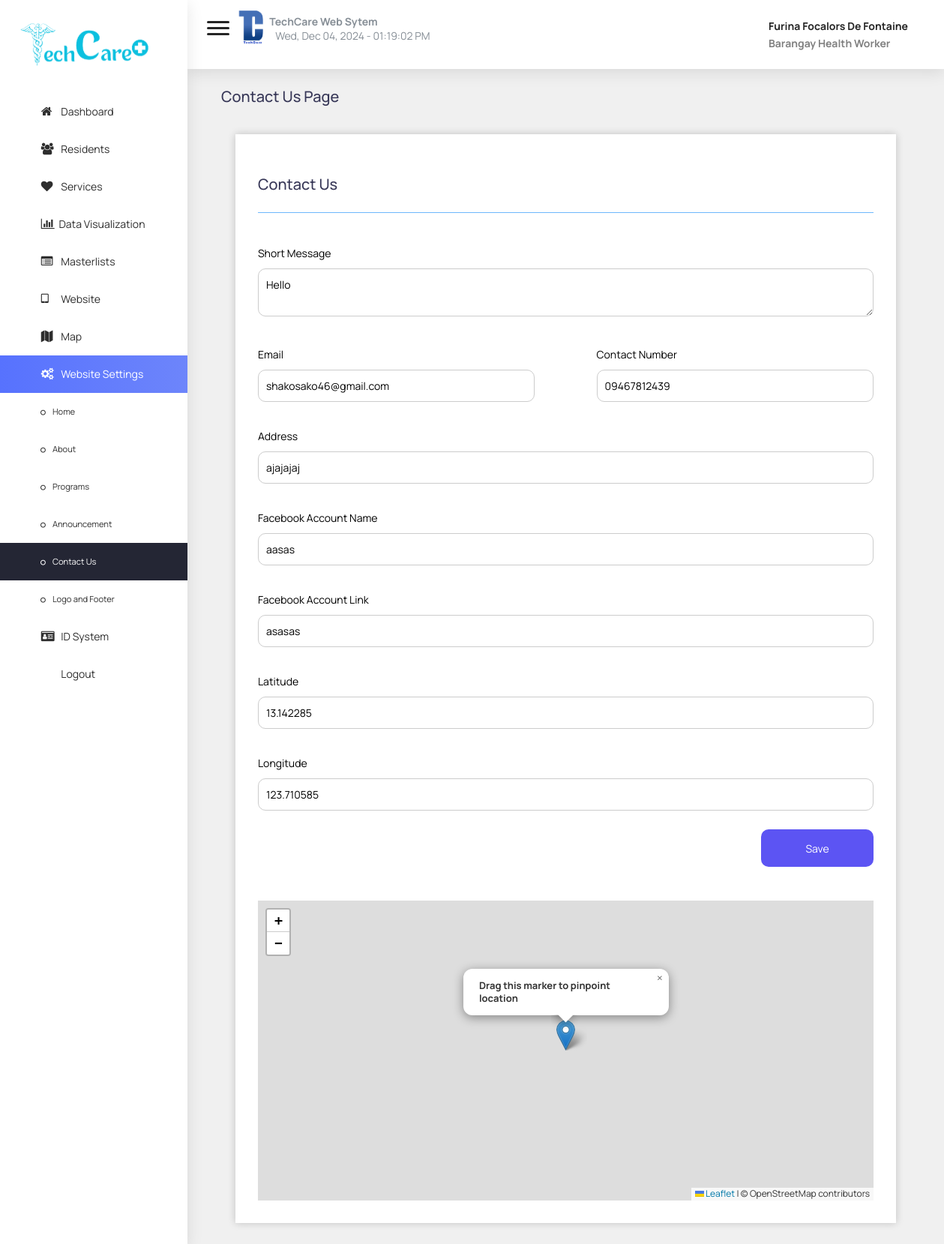
/admin/wsContactUsSettings.php (signed in), run on an earlier commit of the app's database.
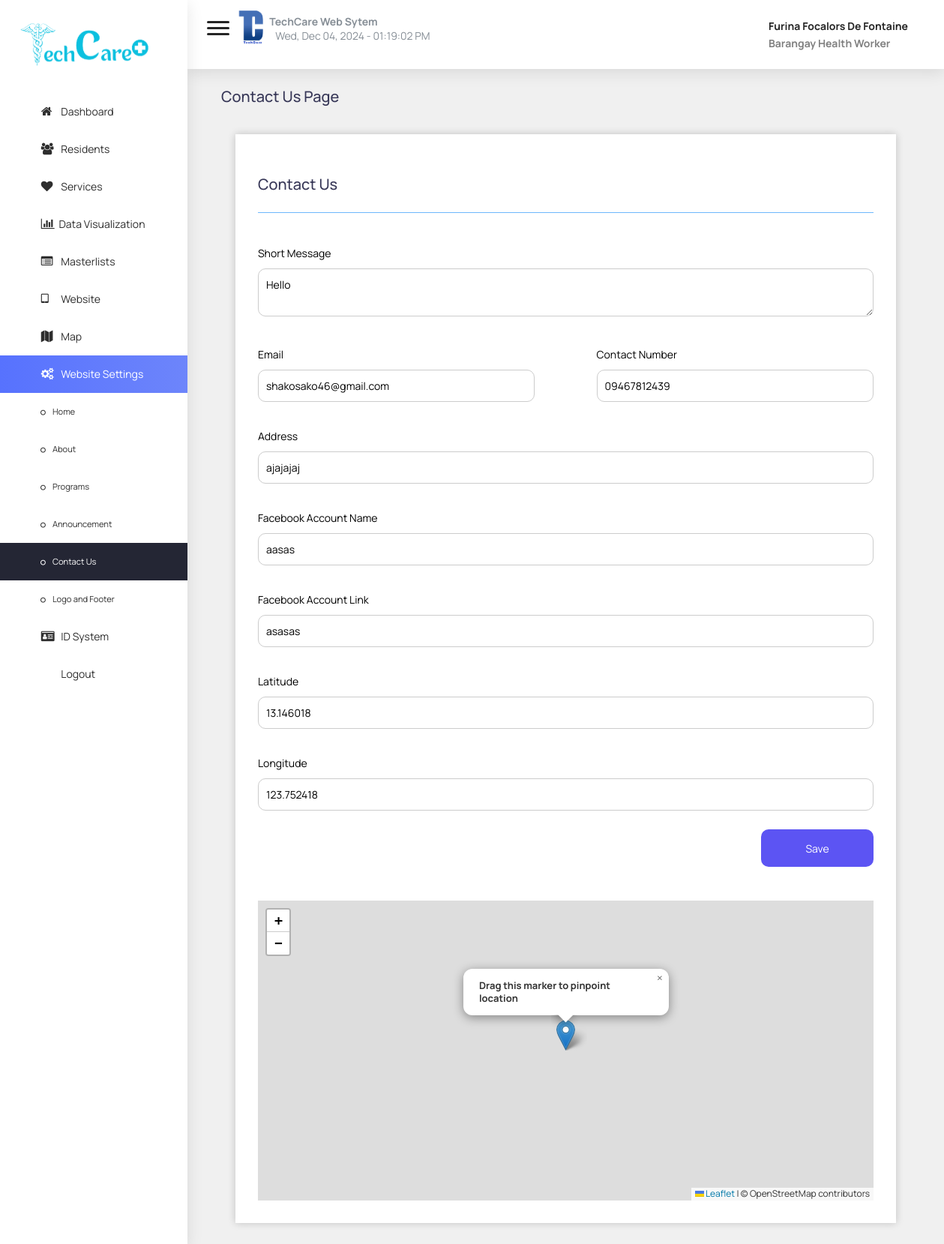
And on a later commit of the database.
### tables this page shows
CREATE TABLE `contact_us` (
  `id` int(11) NOT NULL,
  `short_mess` text DEFAULT NULL,
  `email` varchar(255) DEFAULT NULL,
  `contact` varchar(255) DEFAULT NULL,
  `address` varchar(255) DEFAULT NULL,
  `fb_name` varchar(255) DEFAULT NULL,
  `fb_link` varchar(255) DEFAULT NULL,
  `longitude` decimal(10,6) DEFAULT NULL,
  `latitude` decimal(10,6) DEFAULT NULL
);

### user/data/contact_us.php (called while the page is built, shortened)
<?php
include "dbcon.php";
$sql = "SELECT * FROM contact_us";
$result = mysqli_query($conn, $sql);
if (mysqli_num_rows($result) > 0) {
    while ($row = mysqli_fetch_assoc($result)) {
        $shortMess = $row["short_mess"];
        $email = $row["email"];
        $contact = $row["contact"];
        $address = $row["address"];
        $fbAcc = $row["fb_name"];
        $fbLink = $row["fb_link"];
    }
}
?>

### admin/wsContactUsSettings.php (the view, shortened to what this page needs)
<?php
include "dbcon.php";
$latitude = '';
$longitude = '';
$query = "SELECT * FROM contact_us LIMIT 1";
$result = mysqli_query($conn, $query);
if ($row = mysqli_fetch_assoc($result)) {
    $latitude = $row['latitude'];
    $longitude = $row['longitude'];
}
?>
<!DOCTYPE html>
<html lang="en">
<head>
    <?php include "../user/data/contact_us.php"; ?>
    <?php include "partials/head.php"; ?>
    <link rel="stylesheet" href="css/wsHome.css">
    <link href="https://unpkg.com/leaflet@1.7.1/dist/leaflet.css" rel="stylesheet" />
</head>
<body onload="display_ct();">
    <?php include "partials/sidebar.php" ?>
    <?php include "partials/header.php" ?>
    <div class="content-wrap">
        <div class="main">
            <div class="container-fluid">
                <h5 style="padding: 25px 30px 0;">Contact Us Page</h5>
                <section id="main-content">
                    <div class="tabcontent show">
                        <form action="" method="post" enctype="multipart/form-data">
                            <div class="form">
                                <h5>Contact Us</h5>
                                <div class="formInput" style="width: 100%;">
                                    <label>Short Message</label>
                                    <textarea name="short_mess" placeholder="Enter data" required><?php echo $shortMess ?></textarea>
                                </div>
                                <div class="formInput">
                                    <label>Email</label>
                                    <input type="text" value="<?php echo $email ?>" name="email" placeholder="Enter data" required>
                                </div>
                                <div class="formInput">
                                    <label>Contact Number</label>
                                    <input type="text" value="<?php echo $contact ?>" name="contact" placeholder="Enter data" required>
                                </div>
                                <div class="formInput" style="width: 100%;">
                                    <label>Address</label>
                                    <input type="text" value="<?php echo $address ?>" name="address" placeholder="Enter data" required>
                                </div>
                                <div class="formInput" style="width: 100%;">
                                    <label>Facebook Account Name</label>
                                    <input type="text" value="<?php echo $fbAcc ?>" name="fb_acc" placeholder="Enter data" required>
                                </div>
                                <div class="formInput" style="width: 100%;">
                                    <label>Facebook Account Link</label>
                                    <input type="text" value="<?php echo $fbLink ?>" name="fb_link" placeholder="Enter data (put 'https://' at the start)" required>
                                </div>
                                <div class="formInput" style="width: 100%;">
                                    <label>Latitude</label>
                                    <input type="text" id="latitude" value="<?php echo $latitude ?>" name="latitude" placeholder="Enter latitude" required readonly>
                                </div>
                                <div class="formInput" style="width: 100%;">
                                    <label>Longitude</label>
                                    <input type="text" id="longitude" value="<?php echo $longitude ?>" name="longitude" placeholder="Enter longitude" required readonly>
                                </div>
                                <div style="width: 100%; display: flex; justify-content: end; align-items: end;">
                                    <button type="submit" name="submit">Save</button>
                                </div>
                            </div>
                        </form>
                        <div id="map" style="height: 400px; width: 100%; margin-top: 20px;"></div>
                    </div>
                </section>
            </div>
        </div>
    </div>
</body>
</html>

What changed in the data, as far as the page shows it:
changed contact_us "Hello": latitude "13.142285" → "13.146018"; longitude "123.710585" → "123.752418"
